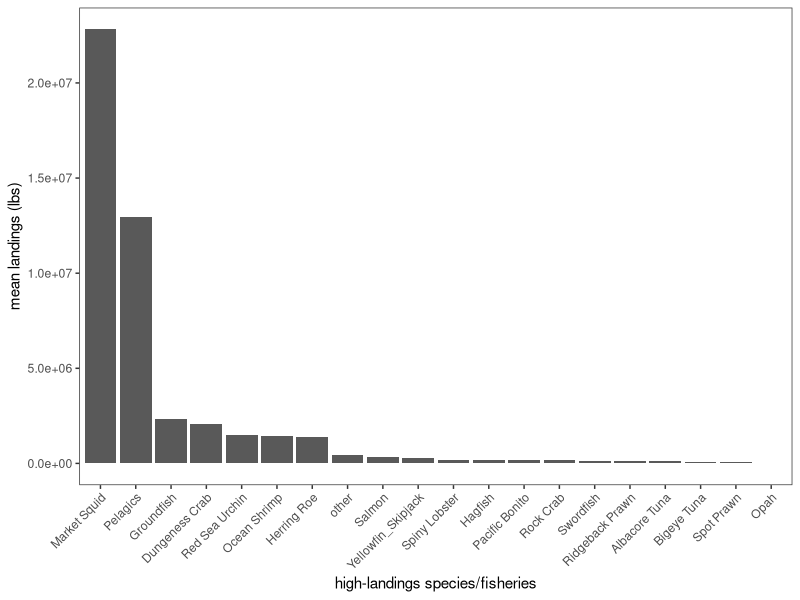

The R script that drew this image:
# Script for isolating the species of interest from the DFW dataset of monthly
# landings by area.

library(stringr)
library(stringi)
library(dplyr)
library(reshape2)
library(ggplot2)

# Import dataset of all areas
all_areas <- read.csv("Data/DFW areas/all_areas.csv")

# Fix known issues with species names
all_areas$Species <- str_replace_all(all_areas$Species, 
                                     c("Lobs ter California spiny" = "Lobster California spiny",
                                       "Anchovy  northern" = "Anchovy northern",
                                       "Crab y ellow rock" = "Crab yellow rock"))

# Find most-landed species ----------------------------------------------------
# Isolate total landings and find mean by year
high_landings <- all_areas[, c(1, 14:16)]
high_landings <- high_landings %>% group_by(area, Species) %>% 
  summarize(landings = mean(Landings))  

# Isolate each area & order by landings in descending order
total_e <- high_landings %>% filter(area == "Eureka")
total_e <- total_e[order(-total_e$landings), ]

total_fb <- high_landings %>% filter(area == "Fort Bragg")
total_fb <- total_fb[order(-total_fb$landings), ]

total_bb <- high_landings %>% filter(area == "Bodega Bay")
total_bb <- total_bb[order(-total_bb$landings), ]

total_sf <- high_landings %>% filter(area == "San Francisco")
total_sf <- total_sf[order(-total_sf$landings), ]

total_m <- high_landings %>% filter(area == "Monterey")
total_m <- total_m[order(-total_m$landings), ]

total_mb <- high_landings %>% filter(area == "Morro Bay")
total_mb <- total_mb[order(-total_mb$landings), ]

total_sb <- high_landings %>% filter(area == "Santa Barbara")
total_sb <- total_sb[order(-total_sb$landings), ]

total_la <- high_landings %>% filter(area == "Los Angeles")
total_la <- total_la[order(-total_la$landings), ]

total_sd <- high_landings %>% filter(area == "San Diego")
total_sd <- total_sd[order(-total_sd$landings), ]

# Create dataframe of highest landed species
high_landings <- rbind(total_e[1:11, 1:2], total_fb[1:11, 1:2], 
                       total_bb[1:11, 1:2], total_sf[1:11, 1:2], 
                       total_m[1:11, 1:2], total_mb[1:11, 1:2],
                       total_sb[1:11, 1:2], total_la[1:11, 1:2], 
                       total_sd[1:11, 1:2])

# Get list of unique species names (not fully unique :/ )
high_landings <- levels(factor(high_landings$Species))
print(high_landings)


# Isolate species of interest -------------------------------------------------
# Column names for the initial columns of the overall dataframe
initial_cols <- c("Species", "January", "February", "March", "April", "May", "June",
                  "July", "August", "September", "October", "November", "December", 
                  "Landings", "year", "area")

crab <- all_areas %>% filter(str_detect(Species, "Dungeness")) %>% bind_rows
lobster <- all_areas %>% filter(str_detect(Species, "Lobster")) %>% bind_rows
squid <- all_areas %>% filter(str_detect(Species, "Squid market")) %>% bind_rows
albacore <- all_areas %>% filter(str_detect(Species, "albacore")) %>% bind_rows
bigeye <- all_areas %>% filter(str_detect(Species, "Tuna bigeye")) %>% bind_rows
prawn_spot <- all_areas %>% filter(str_detect(Species, "Prawn spot")) %>% bind_rows
swordfish <- all_areas %>% filter(str_detect(Species, "Swordfish")) %>% bind_rows
opah <- all_areas %>% filter(str_detect(Species, "Opah")) %>% bind_rows
bonito <- all_areas %>% filter(str_detect(Species, "Bonito Pacific")) %>% bind_rows
prawn_ridge <- all_areas %>% filter(str_detect(Species, "Prawn ridgeback")) %>% bind_rows

# Rock crab -------------------------------------------------------------------
rock_crab <- all_areas %>% filter(str_detect(Species, 
                                             "Crab red rock|Crab rock unspecified|Crab yellow rock")) %>% bind_rows
# Update dataframe with new species name
rock_crab <- rock_crab[, -1] %>% group_by(area, year) %>%
  summarize(across(January:Landings, sum))  
rock_crab <- cbind(rep("Rock Crab", length(rock_crab$year)), rock_crab[, c(3:15, 2, 1)])
colnames(rock_crab) <- initial_cols

# Yellowfin/Skipjack ----------------------------------------------------------
# Info on grouping here: https://escholarship.org/uc/item/24r1s04n
yellow_skip <- all_areas %>% filter(str_detect(Species, 
                                               "Tuna yellowfin|Tuna skipjack")) %>% bind_rows
# Update dataframe with new species name
yellow_skip <- yellow_skip[, -1] %>% group_by(area, year) %>%
  summarize(across(January:Landings, sum))  
yellow_skip <- cbind(rep("Yellowfin_Skipjack", length(yellow_skip$year)), yellow_skip[, c(3:15, 2, 1)])
colnames(yellow_skip) <- initial_cols

# Herring roe -----------------------------------------------------------------
herring_roe <- all_areas %>% filter(str_detect(Species, 
                                               "Herring Pacific roe|Herring Roe")) %>% bind_rows
# Update dataframe with new species name
herring_roe <- herring_roe[, -1] %>% group_by(area, year) %>%
  summarize(across(January:Landings, sum))  
herring_roe <- cbind(rep("Herring Roe", length(herring_roe$year)), herring_roe[, c(3:15, 2, 1)])
colnames(herring_roe) <- initial_cols

# Red sea urchin --------------------------------------------------------------
urchin <- all_areas %>% filter(str_detect(Species, 
                                          "Sea urchin red|Urchin red")) %>% bind_rows
# Update dataframe with new species name
urchin <- urchin[, -1] %>% group_by(area, year) %>%
  summarize(across(January:Landings, sum))  
urchin <- cbind(rep("Red Sea Urchin", length(urchin$year)), urchin[, c(3:15, 2, 1)])
colnames(urchin) <- initial_cols

# Hagfish ---------------------------------------------------------------------
hagfish <- all_areas %>% filter(str_detect(Species, 
                                           "Hagfish|Hagfishes")) %>% bind_rows
# Update dataframe with new species name
hagfish <- hagfish[, -1] %>% group_by(area, year) %>%
  summarize(across(January:Landings, sum))  
hagfish <- cbind(rep("Hagfish", length(hagfish$year)), hagfish[, c(3:15, 2, 1)])
colnames(hagfish) <- initial_cols

# Shrimp ----------------------------------------------------------------------
shrimp <- all_areas %>% filter(str_detect(Species, 
                                          "Shrimp Pacific Ocean|Shrimp ocean pink")) %>% bind_rows
# Update dataframe with new species name
shrimp <- shrimp[, -1] %>% group_by(area, year) %>%
  summarize(across(January:Landings, sum))  
shrimp <- cbind(rep("Ocean Shrimp", length(shrimp$year)), shrimp[, c(3:15, 2, 1)])
colnames(shrimp) <- initial_cols

# Groundfish - from list here -------------------------------------------------
# https://wildlife.ca.gov/Conservation/Marine/Federal-Groundfish 
groundfish <- all_areas %>% filter(str_detect(Species, 
                                              "Halibut|Rockfish|Thornyhead|Sablefish|Skate|Shark leopard|Shark soupfin|Shark spiny dogfish|Ratfish|Cabezon|Greenling|Lingcod|Cod|Whiting|Scorpionfish|Flounder|Sole|Sanddab|Grenadiers")) %>% bind_rows
# Update dataframe with new species name
groundfish <- groundfish[, -1] %>% group_by(area, year) %>%
  summarize(across(January:Landings, sum))  
groundfish <- cbind(rep("Groundfish", length(groundfish$year)), groundfish[, c(3:15, 2, 1)])
colnames(groundfish) <- initial_cols

# Salmon ----------------------------------------------------------------------
salmon <- all_areas %>% filter(str_detect(Species, "Salmon")) %>% bind_rows
salmon <- salmon %>% filter(!str_detect(Species, "Roe"))  # Remove salmon roe fishery
# Update dataframe with new species name
salmon <- salmon[, -1] %>%  group_by(area, year) %>% 
  summarize(across(January:Landings, sum))
salmon <- cbind(rep("Salmon", length(salmon$year)), salmon[, c(3:15, 2, 1)])
colnames(salmon) <- initial_cols

# Coastal pelagic species gathered from NOAA fisheries ------------------------
pelagics <- all_areas %>% filter(str_detect(Species, 
                                            "Sardine|Mackerel|Anchovy northern")) %>% bind_rows
# Update dataframe with new species name
pelagics <- pelagics[, -1] %>% group_by(area, year) %>% 
  summarize(across(January:Landings, sum))
pelagics <- cbind(rep("Pelagics", length(pelagics$year)), pelagics[, c(3:15, 2, 1)])
colnames(pelagics) <- initial_cols


# Category for everything not selected above ----------------------------------
other <- all_areas %>% filter(!str_detect(Species, "Dungeness"))
other <- other %>% filter(!str_detect(Species, "Lobster"))
other <- other %>% filter(!str_detect(Species, "Squid market"))
other <- other %>% filter(!str_detect(Species, "albacore|Tuna bigeye|Tuna yellowfin|Tuna skipjack"))
other <- other %>% filter(!str_detect(Species, "Prawn spot|Prawn ridgeback"))
other <- other %>% filter(!str_detect(Species, "Swordfish"))
other <- other %>% filter(!str_detect(Species, "Opah"))
other <- other %>% filter(!str_detect(Species, "Herring Pacific roe"))
other <- other %>% filter(!str_detect(Species, "Sea urchin red|Urchin red"))
other <- other %>% filter(!str_detect(Species, "Hagfish|Hagfishes"))
other <- other %>% filter(!str_detect(Species, "Shrimp Pacific Ocean|Shrimp ocean pink"))
other <- other %>% filter(!str_detect(Species, "Halibut"))
other <- other %>% filter(!str_detect(Species, "Rockfish"))
other <- other %>% filter(!str_detect(Species, "Thornyhead"))
other <- other %>% filter(!str_detect(Species, "Sablefish"))
other <- other %>% filter(!str_detect(Species, "Skate"))
other <- other %>% filter(!str_detect(Species, "Shark leopard|Shark soupfin|Shark spiny dogfish"))
other <- other %>% filter(!str_detect(Species, "Ratfish"))
other <- other %>% filter(!str_detect(Species, "Cabezon"))
other <- other %>% filter(!str_detect(Species, "Greenling"))
other <- other %>% filter(!str_detect(Species, "Lingcod"))
other <- other %>% filter(!str_detect(Species, "Cod"))
other <- other %>% filter(!str_detect(Species, "Whiting"))
other <- other %>% filter(!str_detect(Species, "Scorpionfish"))
other <- other %>% filter(!str_detect(Species, "Flounder"))
other <- other %>% filter(!str_detect(Species, "Sole"))
other <- other %>% filter(!str_detect(Species, "Sanddab"))
other <- other %>% filter(!str_detect(Species, "Grenadiers"))
other <- other %>% filter(!str_detect(Species, "Salmon"))
other <- other %>% filter(!str_detect(Species, "Sardine|Mackerel|Anchovy"))
other <- other %>% filter(!str_detect(Species, "Bonito Pacific"))
other <- other %>% filter(!str_detect(Species, "Crab red rock|Crab rock unspecified|Crab yellow rock"))

other_species <- levels(factor(other$Species))
print(other_species)
other <- other[, -1] %>% group_by(area, year) %>% 
  summarize(across(January:Landings, sum))
other <- cbind(rep("other", length(other$year)), other[, c(3:15, 2, 1)])
colnames(other) <- initial_cols


# Create dataframe of all species of interest ---------------------------------
all_soi <- rbind(crab, lobster, squid, albacore, bigeye, yellow_skip, 
                 prawn_spot, prawn_ridge, swordfish, opah, herring_roe, urchin, 
                 hagfish, shrimp, groundfish, salmon, pelagics, bonito, 
                 rock_crab, other)

all_soi$Species <- trimws(all_soi$Species)  # trim white space from names

# Replace DFW species names with more understandable text
all_soi$Species <- str_replace_all(all_soi$Species, 
                                   c("Crab Dungeness" = "Dungeness Crab",
                                     "Lobster California spiny" = "Spiny Lobster",
                                     "Prawn spot" = "Spot Prawn",
                                     "Squid market" = "Market Squid",
                                     "Tuna albacore" = "Albacore Tuna",
                                     "Tuna bigeye" = "Bigeye Tuna",
                                     "Bonito Pacific" = "Pacific Bonito",
                                     "Prawn ridgeback" = "Ridgeback Prawn"))
species <- levels(factor(all_soi$Species))  # list of species
print(species)  # check species list


# Check relative landings for the species of interest -------------------------
total_landings <- all_soi[, c(1, 14:16)]
total_landings <- total_landings %>% group_by(Species) %>% 
  summarize(landings = mean(Landings)) 

total_plot <- ggplot(total_landings, aes(y = landings, x = reorder(Species, -landings))) +
  geom_bar(position = "dodge", stat = "identity") +
  ylab("mean landings (lbs)") + xlab("high-landings species/fisheries") +
  theme_bw() +
  theme(panel.grid.major = element_blank(), panel.grid.minor = element_blank()) +
  theme(axis.text.x = element_text(angle = 45, hjust = 1)) 

ggsave(filename="DFW pdf data/Figures/all_soi_landings.pdf", total_plot,
       width=300, height=150, units="mm", dpi=300)

# Calculate what percentage 'other' represents
(total_landings[[10,2]] / sum(total_landings[-10,2])) * 100


# Write .csv files for all SOI and the top SOI --------------------------------
write.csv(all_soi, "Data/dfw_areas_all_soi.csv", row.names = FALSE)

top_soi <- rbind(squid, pelagics, groundfish, crab, urchin, shrimp, 
                 herring_roe, salmon, yellow_skip)
write.csv(top_soi, "Data/dfw_areas_top_soi.csv", row.names = FALSE)
